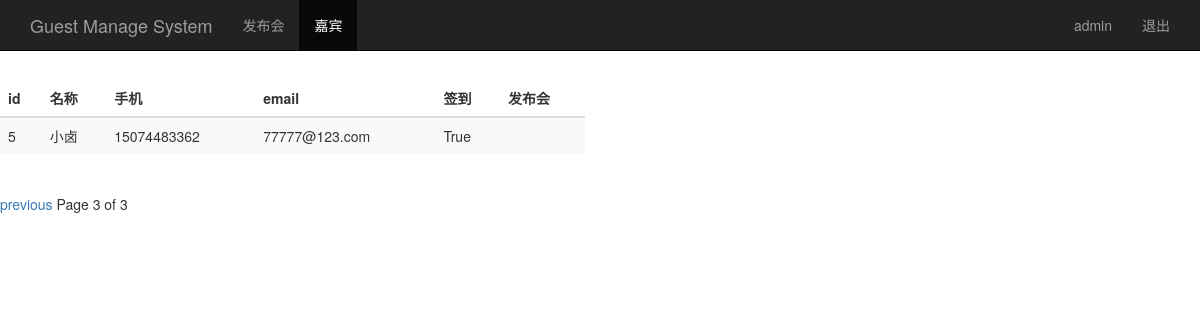
The page /guest_manage/?page=3 (signed in) on the database its author committed.
### sign/models.py (models this page shows, shortened)
class Guest(models.Model):
    event = models.ForeignKey(Event)#关联发布会主键
    realname = models.CharField(max_length=64)
    phone = models.CharField(max_length=16)
    email = models.EmailField()
    sign = models.BooleanField() #签到状态
    create_time = models.DateTimeField(auto_now=True)
    class Meta:
        unique_together = ('event','phone') #联合主键

### sign/views.py (the view)
# urls.py: url(r'^guest_manage/',views.guest_manage),
@login_required
def guest_manage(request):
    username = request.session.get('user','')
    guest_list = Guest.objects.all()
    paginator = Paginator(guest_list,2) # 对guestlist分页，每页条数据
    page = request.GET.get('page')
    try:
        contacts = paginator.page(page) # 获取page页
    except PageNotAnInteger:
        contacts = paginator.page(1)
    except EmptyPage:
        contacts = paginator.page(paginator.num_pages)
    return render(request,'guest_manage.html',{'user':username,'guests':contacts}) #返回当前页数据

### templates/guest_manage.html (shortened to what this page needs)
<!DOCTYPE html>
<html lang="en">
<head>
    {% load bootstrap3 %}
    {% bootstrap_css %}
</head>
<body>
    <nav class="navbar navbar-inverse navbar-fixed-top">
        <div class="container">
            <div class="navbar-header">
                <a class="navbar-brand" href="/event_manage/">Guest Manage System</a>
            </div>
            <div id ='navbar' class="collapse navbar-collapse">
                <ul class="nav navbar-nav">
                <li ><a href="/event_manage">发布会</a></li>
                <li class="active"><a href="#">嘉宾</a></li>
            </ul>
            <ul class="nav navbar-nav navbar-right">
                <li><a href="#">{{user}}</a></li>
                <li><a href="/logout/">退出</a></li>
            </ul>
            </div>
        </div>
    </nav>
<div class="row" style="padding-top: 80px;">
    <div class="col-md-6">
        <table class="table table-striped">
            <thead>
            <tr>
                <th>id</th><th>名称</th><th>手机</th><th>email</th><th>签到</th>
                <th>发布会</th>
            </tr>
            </thead>
            <tbody>
            {% for guest in guests %}
                <tr>
                    <td>{{ guest.id }}</td>
                    <td>{{ guest.realname }}</td>
                    <td>{{ guest.phone }}</td>
                    <td>{{ guest.email }}</td>
                    <td>{{ guest.sign }}</td>
                    <td>{{ guset.event }}</td>
                </tr>
            {% endfor %}
            </tbody>
        </table>
    </div>
</div>
<div class="pagination">
    <span class ='step-links'>
        {% if guests.has_previous %}
            <a href="?page={{ guests.previous_page_number }}">previous</a>
        {% endif %}
            <span class="current">
                Page {{ guests.number }} of {{ guests.paginator.num_pages }}
            </span>
    </span>
</div>
</body>
</html>

### rows shown on the page
Guest: id "5", realname "小卤", phone "15074483362", email "77777@123.com", sign "True"

### other values the page prints
{{ user }} "admin"
{{ guests.number }} "3"
{{ guests.paginator.num_pages }} "3"
